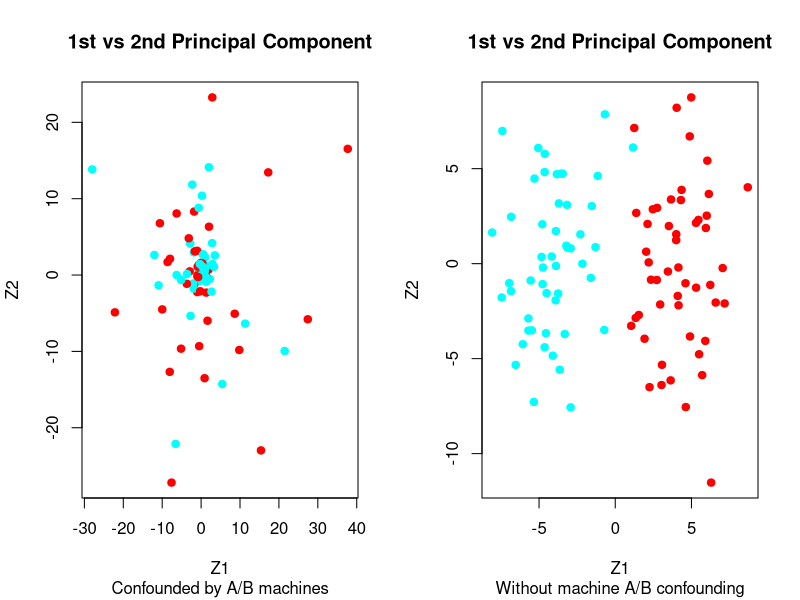
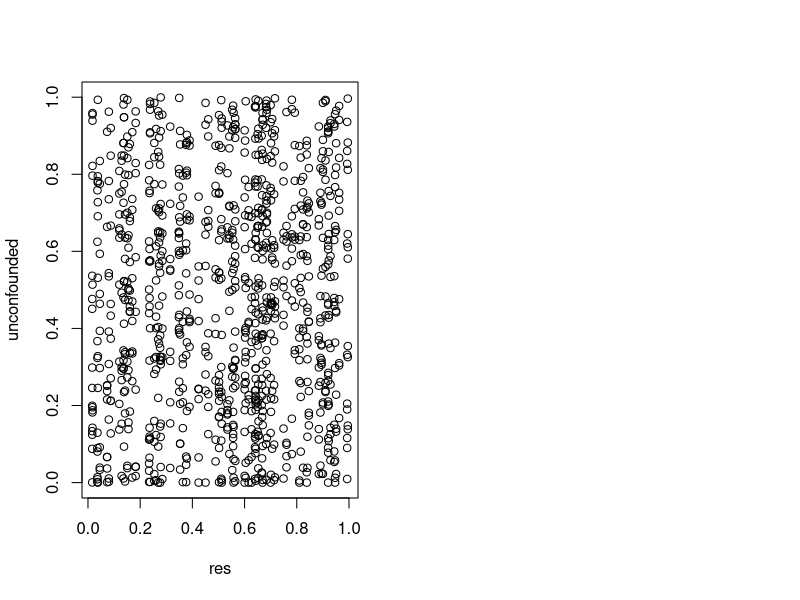

R code for these plots, in order: (Note: this script raises an error after producing the figures.)
########################### Exercise question 6c
# continuing from the conceptual discussion
# here is a sample I found of what gene measurement data might look like

# creates an observations x features matrix
data.maker <- function(n.obs, n.feat, n.classes) {
  labs = c()
  for(ci in c(1:n.classes)) {
    labs = c(labs, rep(ci, n.obs))
  }
  out = data.frame(lab = labs)
  
  for(fi in c(1:n.feat)) {
    whole.col = c()
    for(ci in c(1:n.classes)) {
      whole.col = c(whole.col, rnorm(n.obs, ci^3, fi / 2))
    }
    out = cbind(out, whole.col)
  }
  out
}

set.seed <- 1
datas.w.lab.neat <- data.maker(50, 1000, 2)
# we now shuffle this data since the C/T groups (rows) were collected in random order
datas.w.lab <- datas.w.lab.neat[sample.int(nrow(datas.w.lab.neat)), ]

datas <- datas.w.lab[, -1]
labs <- datas.w.lab[, 1] # our record of the T/C class
# now lets add the linear trend to the matrix for using machine B more
# lets say that the difference between the machines is that machine B was
# more sensitive on all gene measurements
which.samples.b.was.used <- lapply(c(1:nrow(datas)), function(s) { runif(1, s, nrow(datas)) > 80 })
summary(unlist(which.samples.b.was.used)) # retried above line until 50/50 split, which will be our A/B machine record

datas.confounding.1 <- matrix(unlist(datas), nrow = nrow(datas), ncol = ncol(datas))
datas.m.without.machine.confounding <- datas.confounding.1
for(i in seq_along(which.samples.b.was.used)) {
  if (which.samples.b.was.used[[i]] == T) {
    datas.confounding.1[i, ] <- 2 * datas[, i]
  } else {
    datas.confounding.1[i, ] <- datas[, i]
  }
}
X <- datas.confounding.1
# in X each row is a single sample
pca <- prcomp(X, scale = T)

# one note to make here is that there is only 6% of variance explained by the 1st component...
pca$sdev[1]^2 / sum(pca$sdev^2) # 6%
# perhaps there is a different kind of confounding going on in the researcher's case

pca.pre <- prcomp(datas.m.without.machine.confounding, scale = T)
# pca$rotation is the 100 linear combinations of 1000 genes/features
# each column is the loading for each of 1000 features to project any
# sample onto the first principal component

# pca$x is the 100 samples projected onto the 100 linear combinations of genes:
# i.e. X %*% pca$rotation so rows of pca$x are the projected samples
# each row is a single sample's coeficients for the 100 principal components,
# so each column contains the values of a single principal component along all samples

# method from chap 10 lab to get colors
get.col <- function(v) {
  cols = rainbow(length(unique(v)))
  return(cols[as.numeric(as.factor(v))])
}

# now lets see what effect this first kind of confounding has
par(mfrow = c(1,2))
plot(pca$x[,c(1,2)], col=get.col(labs), pch=19, xlab="Z1",ylab="Z2",
     main = "1st vs 2nd Principal Component", sub = "Confounded by A/B machines")
plot(pca.pre$x[,c(1,2)], col=get.col(labs), pch=19, xlab="Z1",ylab="Z2",
     main = "1st vs 2nd Principal Component", sub = "Without machine A/B confounding")

# lets see what the researcher was hoping to achieve:

# need first column of pca$x and first column of pca$rotation multiplied to form a 100x1000 matrix (like X)
first.loading <- matrix(unlist(pca$rotation[, 1]), nrow = 1, ncol = ncol(X)) # 1x1000
first.principal.comp <- matrix(unlist(pca$x[, 1]), ncol = 1, nrow = nrow(X)) # 100x1
X.proj.first.princip.comp <- first.principal.comp %*% first.loading
researcher.matrix <- X - X.proj.first.princip.comp

# perform t-test on each gene/feature
# genes should be columns, samples should be rows
p.values.for.matrix <- function(matrix, labels) {
  p.values <- numeric(length = ncol(matrix))
  for (i in seq_along(p.values)) {
    all.samples.gene <- matrix[, i]
    group.C <- all.samples.gene[labels == 1]
    group.T <- all.samples.gene[labels == 2]
    p.values[i] <- t.test(group.C, group.T)$p.value
  }
  p.values
}

p.values.researcher <- p.values.for.matrix(researcher.matrix, labs)
p.values.unconfounded <- p.values.for.matrix(datas.m.without.machine.confounding, labs)

# we can evaluate this by comparing the p-values of the confounded and unconfounded data
compare <- data.frame(res = p.values.researcher, unconfounded = p.values.unconfounded)
compare.sorted <- compare[order(compare$res), ]
plot(compare.sorted)
# we see nothing informative (we also see nothing when comparing to the coef of the principal
# component loading vector of the unconfounded matrix)

# problem of multiple comparisons


########################### Exercise question 8
us.a <- USArrests
pca <- prcomp(us.a, scale = T)
par(mfrow = c(1,2))
# skree plots
# a) from sdev
pve <- pca$sdev^2 / sum(pca$sdev^2)
principal.component <- c(1:length(pves))
plot(principal.component, pve, type = 'b')
# b) loadings to

# equation 10.8:
pve.eq.10.8 <- function(m, loading, data) {
  p = ncol(data) # num dimensions per observation
  n = nrow(data) # num observations
  sum.loaded.squares = 0 # numerator
  for(i in c(1:n)) {
    sum.projected.data = 0
    for(j in c(1:p)) {
      sum.projected.data = sum.projected.data + loading[j, m] * data[i, j]
    }
    sum.loaded.squares = sum.loaded.squares + sum.projected.data^2
  }
  sum.squares = 0 # denominator, sums of row sums
  for(i in c(1:n)) { # row sum
    sum.squares = sum.squares + sum(data[i, ]^2)
  }
  sum.loaded.squares / sum.squares
}

# use equation 4 times
pve2.scaled <- numeric(length = nrow(pca$rotation))
for(m in seq_along(pca$rotation[1])) {
  pve2.scaled[m] <- pve.eq.10.8(m, pca$rotation, scale(us.a))
}
plot(principal.component, pve2.scaled, type = 'b')

########################### Exercise question 10
# a) create data
set.seed <- 1

datas.w.lab <- data.maker(20, 50, 2)
# b) plot classes
datas <- datas.w.lab[, -1]
labs <- datas.w.lab[, 1]
pca <- prcomp(datas, scale = T)

par(mfrow=c(1,1))
plot(pca$x[,1:2], col=get.col(labs), pch=19,
     xlab="Z1",ylab="Z2", main = "1st vs 2nd Principal Component")
